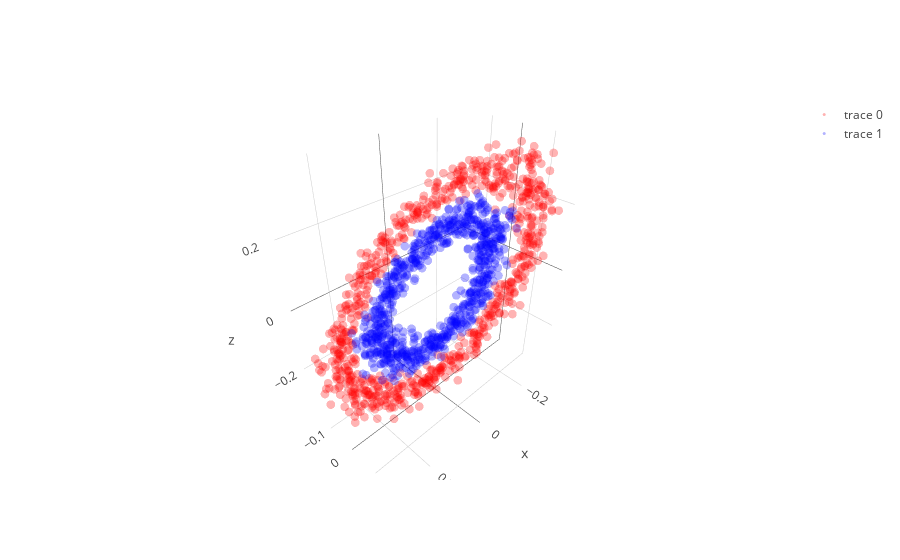
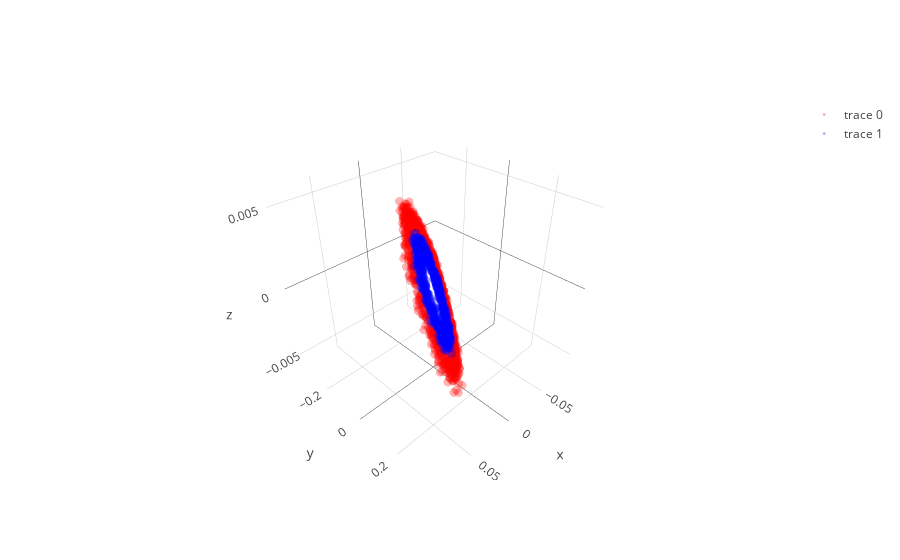

Source (notebook cell) for these figures, in order:
### Code cell
learning_rate = 0.0000000008; beta1=0.9; beta2=0.999; adam_e = 1e-8 

l1 = PCA_layer(2,3);  l1b= batch_norm()
l2 = PCA_layer(3,3);  l2b= batch_norm()
l3 = PCA_layer(3,2)

mini_batch_size    = 20
training_iteration = 100

copyX = np.copy(X)
for iter in range(training_iteration):

    copyX = shuffle(copyX)
    for current_batch_index in range(0,len(X),mini_batch_size):
        current_batch = copyX[current_batch_index:current_batch_index+mini_batch_size]
        
        layer1,layer1_var = l1.feed_non(current_batch)
        layer2,layer2_var = l2.feed_non(layer1)
        layer3,layer3_var = l3.feed_linear(layer2)

        sys.stdout.write("Iter: " + str(iter) + " " + str(layer1_var.mean() + layer2_var.mean() + layer3_var.mean()) + '\r'); sys.stdout.flush()
        
        grad3   = l3.back_linear()
        grad2   = l2.back_non(grad3,sign_value=1)
        grad1   = l1.back_non(grad2,sign_value=-1)
   
layer1,layer1_var = l1.feed_non(X,0)
layer2,layer2_var = l2.feed_non(layer1,0)
layer3,layer3_var = l3.feed_linear(layer2)

trace1 = go.Scatter3d(
    x=layer1[y==0,0],
    y=layer1[y==0,1],
    z=layer1[y==0,2],
    mode='markers',
    line=dict(color='red',width=0.5),
    marker=dict(size=3,opacity=0.3)
)
trace2 = go.Scatter3d(
    x=layer1[y==1,0],
    y=layer1[y==1,1],
    z=layer1[y==1,2],
    mode='markers',
    line=dict(color='blue',width=0.5),
    marker=dict(size=3,opacity=0.3)
)
data = [trace1,trace2]
fig  = go.Figure(data=data)
iplot(fig)

trace1 = go.Scatter3d(
    x=layer2[y==0,0],
    y=layer2[y==0,1],
    z=layer2[y==0,2],
    mode='markers',
    line=dict(color='red',width=0.5),
    marker=dict(size=3,opacity=0.3)
)
trace2 = go.Scatter3d(
    x=layer2[y==1,0],
    y=layer2[y==1,1],
    z=layer2[y==1,2],
    mode='markers',
    line=dict(color='blue',width=0.5),
    marker=dict(size=3,opacity=0.3)
)
data = [trace1,trace2]
fig  = go.Figure(data=data)
iplot(fig)

plt.figure(figsize=(8,6))
plt.scatter(layer3[y==0, 0], layer3[y==0, 1], color='red', alpha=0.5)
plt.scatter(layer3[y==1, 0], layer3[y==1, 1], color='blue', alpha=0.5)
plt.show()

### Figure 1 — Plotly figure (JSON) as saved in the notebook; plotly's stock layout.template omitted (floating-point values rounded to 4 significant figures; data arrays with more than 128 entries replaced by an {"elided": "..."} marker saying what was removed)
{"data": [{"line": {"color": "red", "width": 0.5}, "marker": {"opacity": 0.3, "size": 3}, "mode": "markers", "type": "scatter3d", "uid": "05bb2ffd-77b8-4918-9ace-bce4a0340547", "x": {"elided": "750 float values"}, "y": {"elided": "750 float values"}, "z": {"elided": "750 float values"}}, {"line": {"color": "blue", "width": 0.5}, "marker": {"opacity": 0.3, "size": 3}, "mode": "markers", "type": "scatter3d", "uid": "9a257d01-34e7-47ef-b20d-de119ca0f0a0", "x": {"elided": "750 float values"}, "y": {"elided": "750 float values"}, "z": {"elided": "750 float values"}}], "layout": {}}

### Figure 2 — Plotly figure (JSON) as saved in the notebook; plotly's stock layout.template omitted (floating-point values rounded to 4 significant figures; data arrays with more than 128 entries replaced by an {"elided": "..."} marker saying what was removed)
{"data": [{"line": {"color": "red", "width": 0.5}, "marker": {"opacity": 0.3, "size": 3}, "mode": "markers", "type": "scatter3d", "uid": "89f3e7be-829f-47bc-8d01-b2f382b59831", "x": {"elided": "750 float values"}, "y": {"elided": "750 float values"}, "z": {"elided": "750 float values"}}, {"line": {"color": "blue", "width": 0.5}, "marker": {"opacity": 0.3, "size": 3}, "mode": "markers", "type": "scatter3d", "uid": "3c899a3e-a03c-40bd-854b-44d994972f1e", "x": {"elided": "750 float values"}, "y": {"elided": "750 float values"}, "z": {"elided": "750 float values"}}], "layout": {}}
